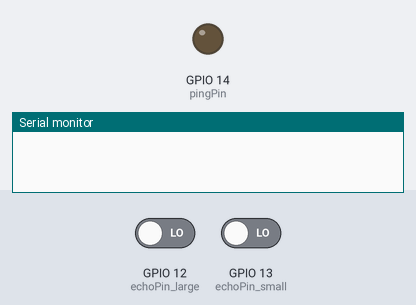
Recording of a sketch running on a simulated ESP8266 (NodeMCU). On the bench: output pins drawn as LEDs (lit = HIGH), the last lines printed to the serial monitor. Inputs (shaded band) come from the test bench; at power-on: GPIO 12 (echoPin_large) LOW, GPIO 13 (echoPin_small) LOW. WiFi joins after 1.5 s; servers stay silent unless stated; uploads are accepted with an empty reply.

Above: at 0.1 s.
At 2.1 s:
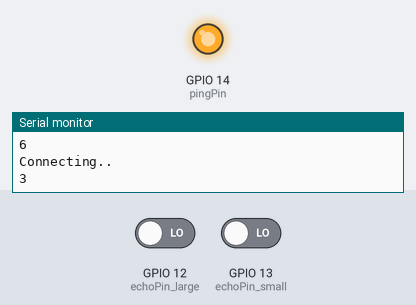
Timing chart, 0 to 3.6 s (numbered marks = the images above):
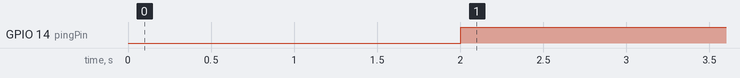

Measured:
- by itself, GPIO 14 (pingPin): LOW → HIGH at 2.0 s

The sketch:

ultrasonic.ino
```cpp
#include <ArduinoJson.h>
#include <ESP8266WiFi.h> //ESP8266 Library
#include <ESP8266HTTPClient.h>

const int pingPin = 14;
const int echoPin_large = 12;
const  int echoPin_small = 13;

const char* ssid = "TP-Link_EC18";
const char* password = "27221020";

String payload;

void setup() {
  // put your setup code here, to run once:
  pinMode(pingPin, OUTPUT);
  pinMode(echoPin_large, INPUT);
  pinMode(echoPin_small, INPUT);
  Serial.begin(115200);
   WiFi.begin(ssid,password);
   while( WiFi.status() != WL_CONNECTED){
    delay(1000);
    Serial.println("Connecting..");
    Serial.println(WiFi.status());
  }

}

void loop() {
  // put your main code here, to run repeatedly:
  long duration_large, duration_small,  cm_large, cm_small;
  if (WiFi.status() == WL_CONNECTED) { //If Wi-Fi connected successfully


      digitalWrite(pingPin, LOW);
      delayMicroseconds(2);
      digitalWrite(pingPin, HIGH);
      delayMicroseconds(10);
      duration_large = pulseIn(echoPin_large, HIGH);
      duration_small = pulseIn(echoPin_small, HIGH);
      cm_large = duration_large/29/2;
      cm_small = duration_small/29/2;
      Serial.print("cm large : ");
      Serial.print(cm_large);
      Serial.println();
      Serial.print("cm small : ");
      Serial.print(cm_small);
      Serial.println();

      delay(50);

      StaticJsonDocument<200> doc;
      doc["large_tank_level"] = cm_large;
      doc["small_tank_level"] = cm_small;
      String json;
      serializeJson(doc, json);


      HTTPClient http;
      http.begin("http://192.168.0.108:8081/setWaterLevel");
      http.addHeader("Content-Type", "application/json");
      int httpResponseCode = http.POST(json);

      if (httpResponseCode > 0) { //Check the returning code

        payload = http.getString();   // Store the value on varibale Payload for debugging
        Serial.println(payload);
      }


  }


  delay(5000);
}
```
